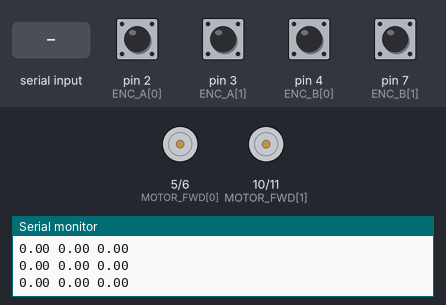
The sketch below on a simulated Arduino Uno, built with avr-gcc and run on an emulated ATmega328P. Parts: motor-driver pin pairs drawn as motors (green arrow = first pin HIGH = forward, orange = second pin HIGH = backward, longer = more drive), the last lines printed to the serial monitor. The test bench sets the inputs (shaded band); at power-on: pin 2 (ENC_A[0]), pin 3 (ENC_A[1]), pin 4 (ENC_B[0]), pin 7 (ENC_B[1]) HIGH.

Above: at 1.2 s.
1.3 s: "30,150\n" received over Serial
At 1.75 s:
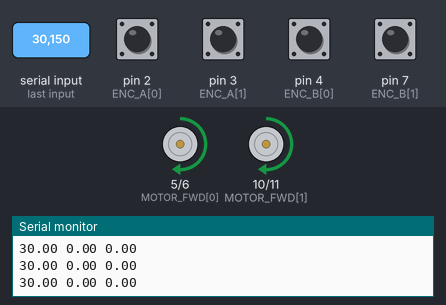
4.3 s: "5\n" received over Serial
At 5.3 s:
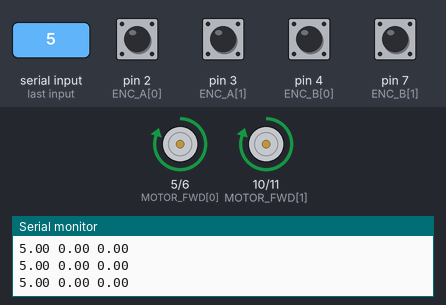
7.3 s: pin 2 (ENC_A[0]) pulled LOW for 0.15 s
At 9.31 s:
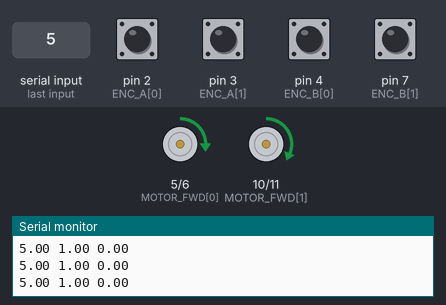
10.4 s: "30,150\n" received over Serial
13.4 s: pin 3 (ENC_A[1]) pulled LOW for 0.15 s
15.1 s: pin 2 (ENC_A[0]) pulled LOW for 1 s
At 17.2 s:
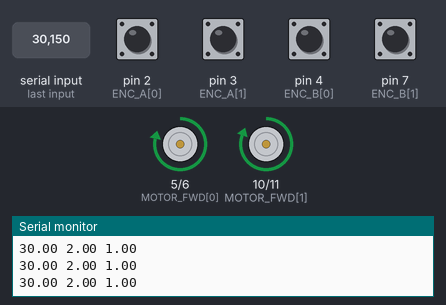
Timing chart, 0 to 18.7 s (numbered marks = the images above; inputs shaded):
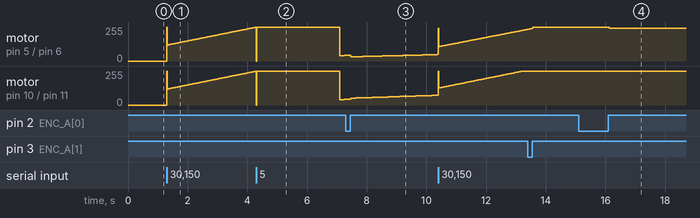

The sketch:

lms_pid_actuator_prototype.ino
```cpp
// Lexus Mobile Showroom (LMS) - PID position control prototype
// Autostarke R&D.
//
// Bench prototype for closed loop control of the side wall actuators.
// Two encoder motors (M1, M2) stand in for the linear actuators.
// Each motor has its own encoder and its own PID loop. Both follow the same
// setpoint, and a sync term slows whichever one is ahead so they move together.
//
// Usage: open the Serial Monitor (115200 baud, "Newline" line ending)
// and type a target position in degrees, e.g. 100 or 245 or -90.
// Output lines are "setpoint pos1 pos2" so they plot in the Serial Plotter.
//
// Board: Arduino Uno or Mega 2560.
//
// Design:
//  - PID output drives the motors as a signed -255..255 PWM command
//  - Quadrature encoder (A + B channels) counted in the interrupt
//  - Non-blocking serial line input, empty lines ignored
//  - Deadband checked first so the motor stops cleanly at the target
//  - Fixed 20 ms control loop using millis(), real dt in the maths
//  - Anti-windup on the integral
//  - Encoders on interrupt pins, motors on PWM pins, Serial pins left free
//  - Position is not wrapped at 360
//  - Sync term keeps the two actuators level while moving
//
// Gains: Kp/Ki/Kd below are starting values. Tune them on the real actuators.

// ---------------- Pins ----------------
const uint8_t ENC_A[2]     = {2, 3};    // encoder channel A: external interrupt pins on Uno and Mega
const uint8_t ENC_B[2]     = {4, 7};    // encoder channel B: read inside the interrupt for direction
const uint8_t MOTOR_FWD[2] = {5, 10};   // PWM pins
const uint8_t MOTOR_REV[2] = {6, 11};   // PWM pins

// ---------------- Settings ----------------
const float COUNTS_PER_REV = 360.0;     // encoder counts per output revolution (set for your motor)
const unsigned long SAMPLE_MS = 20;     // control loop period (50 Hz)
const unsigned long PRINT_MS  = 100;    // serial print period
const float DT = SAMPLE_MS / 1000.0;    // seconds

const float KP = 4.0;
const float KI = 1.5;
const float KD = 0.25;

const int   PWM_MAX = 255;
const int   PWM_MIN = 40;               // smallest PWM that still moves the motor (stiction)
const float DEADBAND_DEG = 2.0;         // close enough to target: stop
const float KSYNC = 8.0;                // PWM taken off the leading motor per degree it is ahead

// ---------------- State ----------------
volatile long encCount[2] = {0, 0};

struct PidState {
  float integral;
  float prevError;
};
PidState pid[2] = {{0, 0}, {0, 0}};

float setpointDeg = 0;                  // start by holding the current position
char  lineBuf[16];
uint8_t lineLen = 0;

unsigned long lastSample = 0;
unsigned long lastPrint  = 0;

// ---------------- Encoders ----------------
// Quadrature encoder (x1 decoding): on each rising edge of channel A,
// channel B tells us which way the shaft is turning. This stays correct
// even while the motor coasts or reverses.
void encoderIsr0() { encCount[0] += digitalRead(ENC_B[0]) ? 1 : -1; }
void encoderIsr1() { encCount[1] += digitalRead(ENC_B[1]) ? 1 : -1; }

float readPositionDeg(uint8_t i) {
  noInterrupts();
  long c = encCount[i];
  interrupts();
  return c * 360.0 / COUNTS_PER_REV;
}

// ---------------- Motors ----------------
// cmd: -255..255. Positive = forward.
void driveMotor(uint8_t i, int cmd) {
  if (cmd > 0) {
    analogWrite(MOTOR_REV[i], 0);
    analogWrite(MOTOR_FWD[i], cmd);
  } else if (cmd < 0) {
    analogWrite(MOTOR_FWD[i], 0);
    analogWrite(MOTOR_REV[i], -cmd);
  } else {
    analogWrite(MOTOR_FWD[i], 0);
    analogWrite(MOTOR_REV[i], 0);
  }
}

// ---------------- PID ----------------
int pidStep(PidState &p, float setpoint, float measured) {
  float error = setpoint - measured;

  // Close enough: stop and clear the integral so it does not push past the target.
  if (fabs(error) <= DEADBAND_DEG) {
    p.integral = 0;
    p.prevError = error;
    return 0;
  }

  float derivative = (error - p.prevError) / DT;
  p.prevError = error;

  float newIntegral = p.integral + error * DT;
  float out = KP * error + KI * newIntegral + KD * derivative;

  // Anti-windup: only keep the new integral while the output is not saturated.
  if (out > PWM_MAX) {
    out = PWM_MAX;
  } else if (out < -PWM_MAX) {
    out = -PWM_MAX;
  } else {
    p.integral = newIntegral;
  }

  // Lift small commands above the stiction threshold so the motor can finish the move.
  int cmd = (int) out;
  if (cmd > 0 && cmd < PWM_MIN) cmd = PWM_MIN;
  if (cmd < 0 && cmd > -PWM_MIN) cmd = -PWM_MIN;
  return cmd;
}

// ---------------- Serial input ----------------
// Reads a full line without blocking. Empty lines are ignored.
void readSetpoint() {
  while (Serial.available() > 0) {
    char c = Serial.read();
    if (c == '\n' || c == '\r') {
      if (lineLen > 0) {
        lineBuf[lineLen] = '\0';
        setpointDeg = atof(lineBuf);
        pid[0].integral = 0;
        pid[1].integral = 0;
        lineLen = 0;
      }
    } else if (lineLen < sizeof(lineBuf) - 1) {
      lineBuf[lineLen++] = c;
    }
  }
}

// ---------------- Main ----------------
void setup() {
  for (uint8_t i = 0; i < 2; i++) {
    pinMode(ENC_A[i], INPUT_PULLUP);
    pinMode(ENC_B[i], INPUT_PULLUP);
    pinMode(MOTOR_FWD[i], OUTPUT);
    pinMode(MOTOR_REV[i], OUTPUT);
    driveMotor(i, 0);
  }
  attachInterrupt(digitalPinToInterrupt(ENC_A[0]), encoderIsr0, RISING);
  attachInterrupt(digitalPinToInterrupt(ENC_A[1]), encoderIsr1, RISING);
  Serial.begin(115200);
  Serial.println(F("setpoint pos1 pos2"));
}

void loop() {
  readSetpoint();

  unsigned long now = millis();
  if (now - lastSample >= SAMPLE_MS) {
    lastSample += SAMPLE_MS;
    float pos0 = readPositionDeg(0);
    float pos1 = readPositionDeg(1);
    int cmd0 = pidStep(pid[0], setpointDeg, pos0);
    int cmd1 = pidStep(pid[1], setpointDeg, pos1);

    // Keep both actuators level while they move together:
    // slow down whichever one is ahead so the wall does not rack.
    if ((cmd0 > 0 && cmd1 > 0) || (cmd0 < 0 && cmd1 < 0)) {
      float gap = pos0 - pos1;           // + means motor 0 is further along (positive direction)
      int adjust = (int) (KSYNC * gap);
      cmd0 = constrain(cmd0 - adjust, -PWM_MAX, PWM_MAX);
      cmd1 = constrain(cmd1 + adjust, -PWM_MAX, PWM_MAX);
      // Never let the sync term reverse a motor: at most it pauses it.
      if (setpointDeg > pos0 && cmd0 < 0) cmd0 = 0;
      if (setpointDeg < pos0 && cmd0 > 0) cmd0 = 0;
      if (setpointDeg > pos1 && cmd1 < 0) cmd1 = 0;
      if (setpointDeg < pos1 && cmd1 > 0) cmd1 = 0;
    }

    driveMotor(0, cmd0);
    driveMotor(1, cmd1);
  }

  if (now - lastPrint >= PRINT_MS) {
    lastPrint = now;
    Serial.print(setpointDeg);
    Serial.print(' ');
    Serial.print(readPositionDeg(0));
    Serial.print(' ');
    Serial.println(readPositionDeg(1));
  }
}
```

Measured:
- after the input at 4.3 s, motor on pin 5 (MOTOR_FWD[0]) / pin 6 (MOTOR_REV[0]), motor on pin 10 (MOTOR_FWD[1]) / pin 11 (MOTOR_REV[1]): forward 254/255 → forward 41/255 after 2.8 s, → forward 42/255 0.14 s later
- after the input at 15.1 s, motor on pin 5 (MOTOR_FWD[0]) / pin 6 (MOTOR_REV[0]): forward 255/255 → forward 247/255 after 1.0 s
